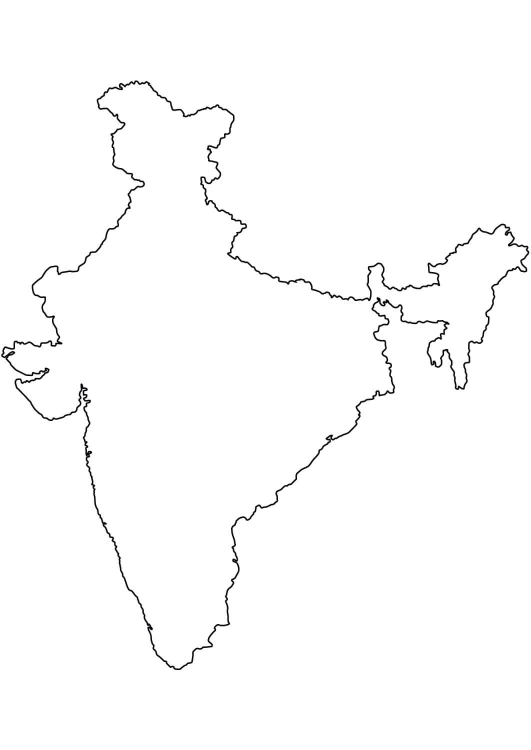
#> input picture code/imgs/india-map.jpg, 1061 x 1500 px (shown at 1/2 size)
$ jupyter execute dc_orthogonal_hull.ipynb   (shell and % lines are left out)
#> lines starting #> are read from the running program, lines starting #| are printed output that depends on the picture
[cell 1]
import matplotlib.pyplot as plt
import matplotlib.image as mpimg
import numpy as np
from PIL import Image
import matplotlib.patches as patches

[cell 2]
image_location = "imgs/india-map.jpg"

[cell 3]
img = mpimg.imread(image_location)
#> img is the input picture: shape (1500, 1061, 3); mean R, G, B 251.9, 251.9, 251.9
image = Image.open(image_location).convert("L")
plt.imshow(image, cmap='gray')

[cell 4]
image.save("gray_image.png")

[cell 5]
img = mpimg.imread("gray_image.png")
#> img: shape (1500, 1061) float32; min 0, max 1, mean 0.988
plt.imshow(img, cmap='gray')

[cell 6]
img[0]
#> Out = 1061 values from 1 to 1

[cell 7]
# to draw a line from (200,300) to (500,100)
x = [0, 222]
y = [0, 322]
plt.figure(figsize = (10,100))
plt.plot(x, y, color="#f00", linewidth=1)
plt.imshow(img)
plt.show()
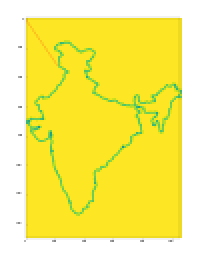
#> figure drawn by matplotlib, 1 panel

[cell 8]
for index,value in enumerate(img[356]):
    if(value==0):
        print(index, value)
#> this loop made 1061 passes
#| 265 0.0
#| 266 0.0
#| 409 0.0
#| 430 0.0
#| 431 0.0
#| 432 0.0
#| 436 0.0
#| 437 0.0

[cell 9]
# Create figure and axes
fig, ax = plt.subplots(figsize = (10,100))

# Display the image
ax.imshow(img)
ax.set_figure = (10,100)

# Create a Rectangle patch
rect = patches.Rectangle((500, 100), 10, 10, linewidth=5, edgecolor='r', facecolor='none')

# Add the patch to the Axes
ax.add_patch(rect)

[cell 10]
def markPoint(x, y):
    # Create a Rectangle patch
    rect = patches.Rectangle((x, y), 3, 3, linewidth=5, edgecolor='r', facecolor='none')
    return rect

[cell 11]
# Create figure and axes
fig, ax = plt.subplots(figsize = (10,100))
x_loop_must_break = False
points = []
for col_num, col in enumerate(img):
    for row_num, row in enumerate(col):
        if(row==0):
            points.append( (row_num, col_num) )
            # x_loop_must_break = True
            # break
    if x_loop_must_break: break
#> after the loop, points = 5310 pairs, first value 4 to 1056, second value 162 to 1338

for point in points:
    # print(point[0],point[1])
    # break
    ax.add_patch(markPoint(point[0],point[1]))
#> this loop made 5310 passes
#> point on passes 1 to 3: (271, 162), (272, 162), (273, 162)

# Add the patch to the Axes
# ax.add_patch(markPoint(100,200))
# Display the image
ax.imshow(img)
ax.set_figure = (10,100)
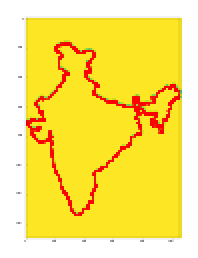
#> figure drawn by matplotlib, 1 panel
